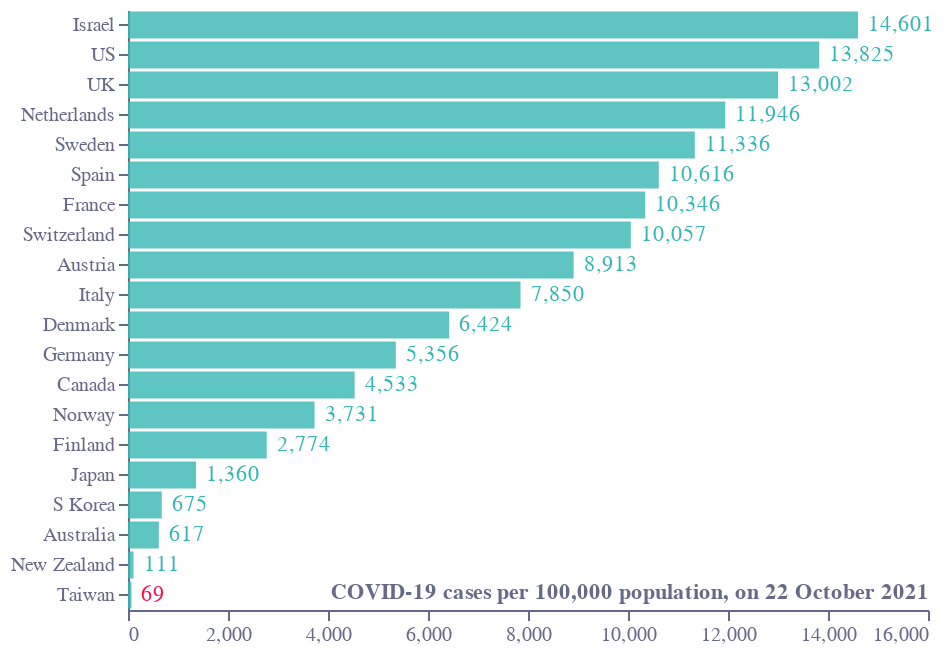

Notebook cell for this chart:
### Code cell
base = alt.Chart(f1).encode(
    y=alt.Y(
        "country:N",
        sort=[],
        axis=alt.Axis(
            grid=False,
            title="",
            titleX=-5,
            titleY=-5,
            titleBaseline="bottom",
            titleAngle=0,
            titleAlign="left",
            labelColor=colors["eco-gray"],
            titleColor=colors["eco-gray"],
            tickColor=colors["eco-gray"],
            domainColor=colors["eco-gray"],
        ),
    )
)
line = base.mark_bar(color=colors["eco-turquiose"], opacity=0.8).encode(
    x=alt.X(
        "cases:Q",
        sort=[],
        axis=alt.Axis(
            grid=False,
            titleAlign="right",
            titleAnchor="middle",
            title="COVID-19 cases per 100,000 population, on 22 October 2021",
            titleY=-15,
            titleX=400,
            labelColor=colors["eco-gray"],
            titleColor=colors["eco-gray"],
            tickColor=colors["eco-gray"],
            domainColor=colors["eco-gray"],
            tickCount=10,
            orient="bottom",
            labelAngle=0,
        ),
    )
)
labels = (
    base.mark_text(color=colors["eco-turquiose"], align="left", dx=5)
    .encode(
        x=alt.X(
            "cases:Q",
            sort=[],
        ),
        text=alt.Text("cases:Q", format=",.0f"),
    )
    .transform_filter("datum.country!='Taiwan'")
)
labels2 = (
    base.mark_text(color=colors["eco-dot"], align="left", dx=5)
    .encode(
        x=alt.X(
            "cases:Q",
            sort=[],
        ),
        text=alt.Text("cases:Q", format=",.0f"),
    )
    .transform_filter("datum.country=='Taiwan'")
)
layer1 = (
    ((line + labels + labels2).properties(height=300, width=400))
    .configure_view(stroke=None)
    .properties(title="")
)
layer1.save("visualisation/" + f + ".json")
layer1.save("visualisation/" + f + ".png", scale_factor=2.0)
layer1.save("visualisation/" + f + ".svg")
open("README.md", "w").write(readme)
layer1

### Figure 1 — Vega-Lite specification as saved in the notebook (floating-point values rounded to 4 significant figures)
{"config": {"view": {"continuousWidth": 400, "continuousHeight": 300, "stroke": null}}, "layer": [{"mark": {"type": "bar", "color": "#36B7B4", "opacity": 0.8}, "encoding": {"x": {"type": "quantitative", "axis": {"domainColor": "#676A86", "grid": false, "labelAngle": 0, "labelColor": "#676A86", "orient": "bottom", "tickColor": "#676A86", "tickCount": 10, "title": "COVID-19 cases per 100,000 population, on 22 October 2021", "titleAlign": "right", "titleAnchor": "middle", "titleColor": "#676A86", "titleX": 400, "titleY": -15}, "field": "cases", "sort": []}, "y": {"type": "nominal", "axis": {"domainColor": "#676A86", "grid": false, "labelColor": "#676A86", "tickColor": "#676A86", "title": "", "titleAlign": "left", "titleAngle": 0, "titleBaseline": "bottom", "titleColor": "#676A86", "titleX": -5, "titleY": -5}, "field": "country", "sort": []}}}, {"mark": {"type": "text", "align": "left", "color": "#36B7B4", "dx": 5}, "encoding": {"text": {"type": "quantitative", "field": "cases", "format": ",.0f"}, "x": {"type": "quantitative", "field": "cases", "sort": []}, "y": {"type": "nominal", "axis": {"domainColor": "#676A86", "grid": false, "labelColor": "#676A86", "tickColor": "#676A86", "title": "", "titleAlign": "left", "titleAngle": 0, "titleBaseline": "bottom", "titleColor": "#676A86", "titleX": -5, "titleY": -5}, "field": "country", "sort": []}}, "transform": [{"filter": "datum.country!='Taiwan'"}]}, {"mark": {"type": "text", "align": "left", "color": "#F4134D", "dx": 5}, "encoding": {"text": {"type": "quantitative", "field": "cases", "format": ",.0f"}, "x": {"type": "quantitative", "field": "cases", "sort": []}, "y": {"type": "nominal", "axis": {"domainColor": "#676A86", "grid": false, "labelColor": "#676A86", "tickColor": "#676A86", "title": "", "titleAlign": "left", "titleAngle": 0, "titleBaseline": "bottom", "titleColor": "#676A86", "titleX": -5, "titleY": -5}, "field": "country", "sort": []}}, "transform": [{"filter": "datum.country=='Taiwan'"}]}], "data": {"name": "data-b854cb925b5d3b46cd90260690c5f135"}, "height": 300, "title": "", "width": 400, "$schema": "https://vega.github.io/schema/vega-lite/v4.8.1.json", "datasets": {"data-b854cb925b5d3b46cd90260690c5f135": [{"country": "Israel", "cases": 14601}, {"country": "US", "cases": 13825}, {"country": "UK", "cases": 13002}, {"country": "Netherlands", "cases": 11946}, {"country": "Sweden", "cases": 11336}, {"country": "Spain", "cases": 10616}, {"country": "France", "cases": 10346}, {"country": "Switzerland", "cases": 10057}, {"country": "Austria", "cases": 8913}, {"country": "Italy ", "cases": 7850}, {"country": "Denmark", "cases": 6424}, {"country": "Germany", "cases": 5356}, {"country": "Canada", "cases": 4533}, {"country": "Norway", "cases": 3731}, {"country": "Finland", "cases": 2774}, {"country": "Japan", "cases": 1360}, {"country": "S Korea", "cases": 675}, {"country": "Australia", "cases": 617}, {"country": "New Zealand", "cases": 111}, {"country": "Taiwan", "cases": 69}]}}
